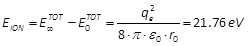
#> input picture app/data/chimica/img/i131.png, 248 x 46 px
$ python -i extract.py   (imports and definitions only)
#> lines starting #> are read from the running program, lines starting #| are printed output that depends on the picture
"""Estrae le domande da un paniere eCampus (PDF) in JSON grezzo.

Uso: python3 tools/extract.py <paniere.pdf> <out.json> <cartella_immagini>
Rileva: lezioni, domande chiuse (opzioni + risposta evidenziata se presente), domande aperte.
"""
import fitz, json, os, re, sys
from collections import Counter

SUB = str.maketrans("0123456789+-", "₀₁₂₃₄₅₆₇₈₉₊₋")
SUP = str.maketrans("0123456789+-", "⁰¹²³⁴⁵⁶⁷⁸⁹⁺⁻")


# Alcuni panieri (es. Chimica) usano un subset Times senza ToUnicode: il "testo" è il glyph id.
# Regular: gid+28, Bold: gid+29 per l'ASCII; i simboli sotto sono mappati a mano da un atlante dei glifi.
SPECIAL = {
    28: {3: " ", 115: "°", 154: "×", 163: "à", 171: "è", 172: "é", 181: "ò", 188: "ù", 846: "Δ",
         878: "ε", 884: "λ", 889: "π", 3916: "−", 3922: "’"},
    29: {114: "°", 119: "µ", 121: "·", 124: "º", 153: "×", 162: "à", 170: "è", 171: "é", 174: "ì",
         180: "ò", 184: "ö", 187: "ù", 836: "Δ", 868: "ε", 874: "λ", 2914: "−", 2915: "−", 2921: "’",
         2930: "·", 2964: "/", 3170: "→", 3172: "↔", 3215: "⇄", 3217: "⇆", 3229: "⇒", 3251: "Δ"},
}
KEEP_FONT = re.compile(r"font0000|FreeSerif|Times", re.I)  # il resto sono annotazioni a mano/app


# [80 lines left out: functions decode, is_highlight, page_lines, is_mark, save_clip, not called in this run]


def figure_only(path):
    """Testo + figura centrata nella stessa immagine (es. coniche di Geometria): salva anche <nome>_fig.png con la sola
    figura, per i testi riscritti con T:. ponytail: il testo è allineato a sinistra, la figura no."""
#> called with path = '../app/data/chimica/img/i131.png'
    from PIL import Image, ImageChops
    im = Image.open(path).convert("L")
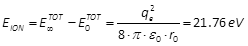
#> im: PIL image 248x46 L; min 0, max 255, mean 244
    w, h = im.size
#> w = 248; h = 46
    left = ImageChops.invert(im.crop((0, 0, max(1, w // 30), h))).point(lambda v: 255 if v > 80 else 0)
    rows = [y for y in range(h) if left.crop((0, y, left.width, y + 1)).getbbox()]
#> rows = [18, 19, 20, 21, 22, 23, 24, 25, 26]
    if not rows or h - rows[-1] < h * 0.3:
        return
    fig = im.crop((0, rows[-1] + 4, w, h))
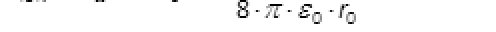
#> fig: PIL image 248x16 L (shown 2 times larger); min 0, max 255, mean 248.7
    box = ImageChops.invert(fig).getbbox()
#> box = (10, 0, 178, 12)
    if box:
        fig.crop((max(0, box[0] - 6), max(0, box[1] - 6), min(fig.width, box[2] + 6), min(fig.height, box[3] + 6))) \
            .save(path.replace(".png", "_fig.png"))
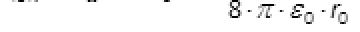
#> saved as i131_fig.png: PIL image 180x16 L (shown 2 times larger); min 0, max 255, mean 246.4


# [75 lines left out: function extract, not called in this run]


# [9 lines not run here, left out]

>>> result = figure_only('../app/data/chimica/img/i131.png')

$ run again, on app/data/chimica/img/i133.png
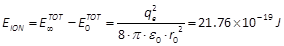
#> input picture app/data/chimica/img/i133.png, 284 x 46 px
#> rows = [18, 19, 20, 21, 22, 23, 24, 25, 26]
#> in figure_only, `fig = im.crop((0, rows[-1] + 4, w, h))`:
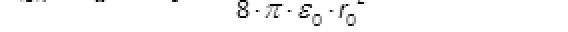
#> fig: PIL image 284x16 L (shown 2 times larger); min 0, max 255, mean 249.3
#> box = (10, 0, 183, 13)
#> in figure_only, `fig.crop((max(0, box[0] - 6), max(0, box[1] - 6), min(fig.width, box[2..`:
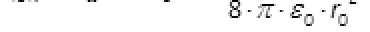
#> saved as i133_fig.png: PIL image 185x16 L (shown 2 times larger); min 0, max 255, mean 246.3

$ run again, on app/data/chimica/img/i135.png
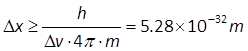
#> input picture app/data/chimica/img/i135.png, 248 x 51 px
#> rows = [23, 24, 25, 26, 27, 28, 29, 30, 31]
#> in figure_only, `fig = im.crop((0, rows[-1] + 4, w, h))`:
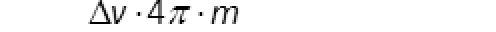
#> fig: PIL image 248x16 L (shown 2 times larger); min 0, max 255, mean 244.4
#> box = (44, 0, 120, 12)
#> in figure_only, `fig.crop((max(0, box[0] - 6), max(0, box[1] - 6), min(fig.width, box[2..`:
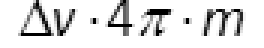
#> saved as i135_fig.png: PIL image 88x16 L (shown 3 times larger); min 0, max 255, mean 225
